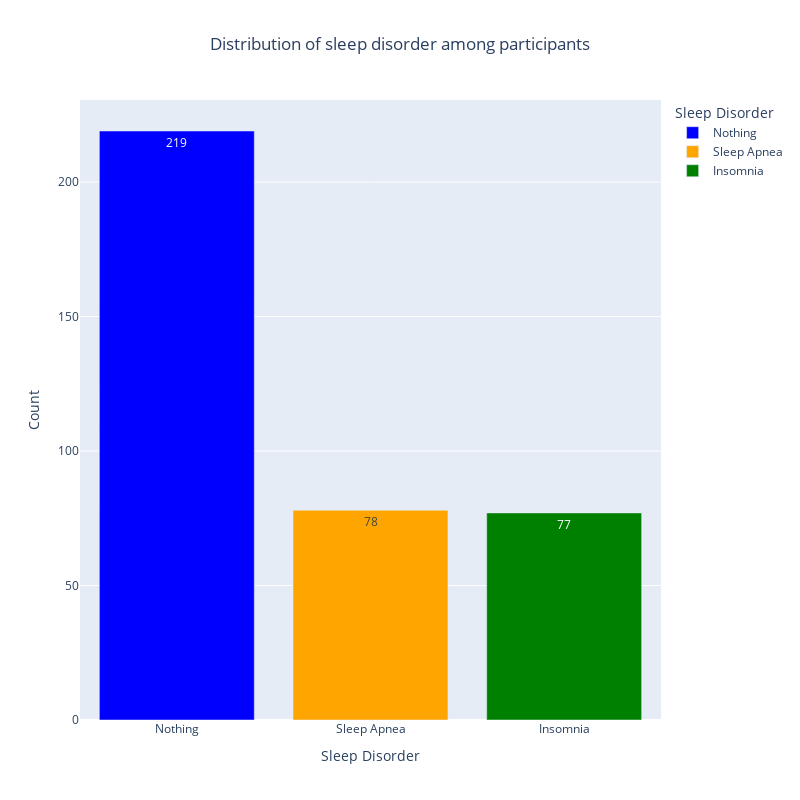

Write notebook code for a chart like this one.
### Code cell
#Distribution of sleep disorder among participants in Plotly to make it interactive
'''   In plotly, there is no direct equivalent to seaborn's countplot(). 
However, you can achieve similar functionality by using plotly.express to create a bar chart and 
calculating the counts manually.
Here’s how you can create a count plot using plotly:
  * Count the occurrences of each category. 
  * Create a bar plot with the calculated counts.
'''
disorder_count = df_clean_disorder_BMI['Sleep Disorder'].value_counts().reset_index()

disorder_count.columns=['Sleep Disorder','Count']
print(disorder_count)
fig= px.bar(disorder_count,x='Sleep Disorder',y='Count', text='Count',title='Distribution of sleep disorder among participants',color='Sleep Disorder',color_discrete_map={'Insomnia':'green','Nothing':'blue','Sleep Apnea':'orange'})
fig.update_layout(width=800,height=800,title={'x':0.5, 'xanchor': 'center'})
fig.show()

### Figure 1 — Plotly figure (JSON) as saved in the notebook; plotly's stock layout.template omitted (floating-point values rounded to 4 significant figures)
{"data": [{"alignmentgroup": "True", "hovertemplate": "Sleep Disorder=%{x}<br>Count=%{text}<extra></extra>", "legendgroup": "Nothing", "marker": {"color": "blue", "pattern": {"shape": ""}}, "name": "Nothing", "offsetgroup": "Nothing", "orientation": "v", "showlegend": true, "text": [219], "textposition": "auto", "type": "bar", "x": ["Nothing"], "xaxis": "x", "y": [219], "yaxis": "y"}, {"alignmentgroup": "True", "hovertemplate": "Sleep Disorder=%{x}<br>Count=%{text}<extra></extra>", "legendgroup": "Sleep Apnea", "marker": {"color": "orange", "pattern": {"shape": ""}}, "name": "Sleep Apnea", "offsetgroup": "Sleep Apnea", "orientation": "v", "showlegend": true, "text": [78], "textposition": "auto", "type": "bar", "x": ["Sleep Apnea"], "xaxis": "x", "y": [78], "yaxis": "y"}, {"alignmentgroup": "True", "hovertemplate": "Sleep Disorder=%{x}<br>Count=%{text}<extra></extra>", "legendgroup": "Insomnia", "marker": {"color": "green", "pattern": {"shape": ""}}, "name": "Insomnia", "offsetgroup": "Insomnia", "orientation": "v", "showlegend": true, "text": [77], "textposition": "auto", "type": "bar", "x": ["Insomnia"], "xaxis": "x", "y": [77], "yaxis": "y"}], "layout": {"barmode": "relative", "height": 800, "legend": {"title": {"text": "Sleep Disorder"}, "tracegroupgap": 0}, "title": {"text": "Distribution of sleep disorder among participants", "x": 0.5, "xanchor": "center"}, "width": 800, "xaxis": {"anchor": "y", "categoryarray": ["Nothing", "Sleep Apnea", "Insomnia"], "categoryorder": "array", "domain": [0, 1], "title": {"text": "Sleep Disorder"}}, "yaxis": {"anchor": "x", "domain": [0, 1], "title": {"text": "Count"}}}}
